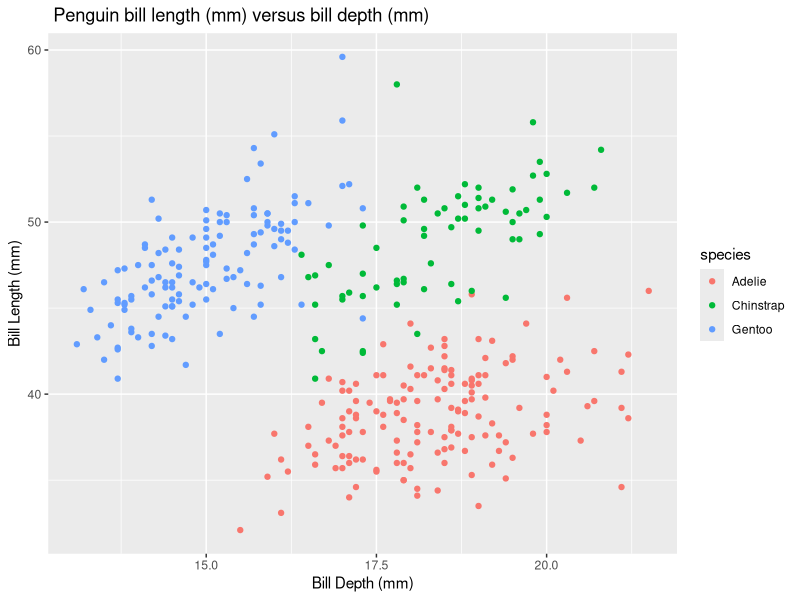
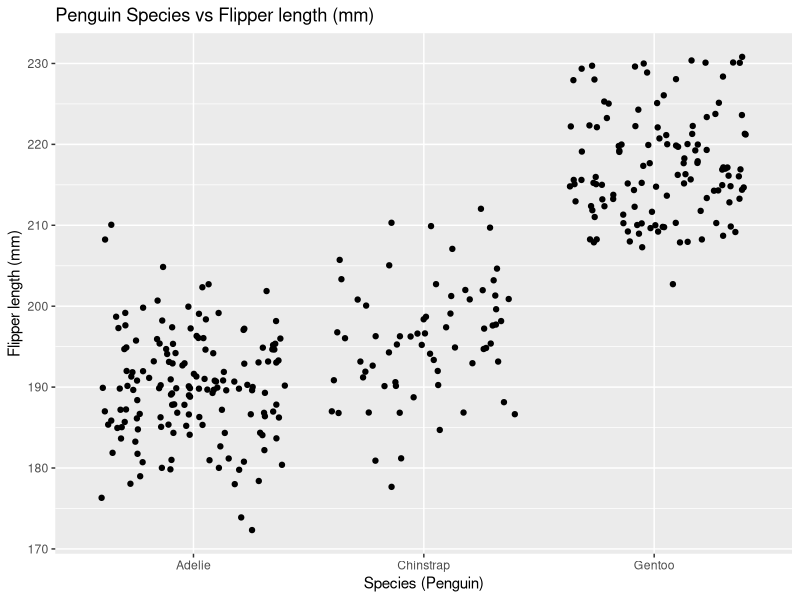

The R script that drew these images, in order:
## ---- chunk 1
knitr::opts_chunk$set(echo = TRUE)
library(tidyverse)
library(palmerpenguins)
## ---- chunk 2
x <- 3
ex1 <- expression(x ^ 2)



a <- 1.2 
ex2 <- expression(2 * (3 * a + 2)^ 4 - 5)

t <- 0
ex3 <- expression((- 4 * t)/(t ^ 2 + 1)^ 3)


# Find derivative of each

D1 <- D(ex1, 'x')
eval(D1)

D2 <- D(ex2, 'a')
eval(D2)

D3 <- D(ex3, 't')
eval(D3)

## ---- chunk 3
head(penguins)
ggplot(data=penguins, aes(x = bill_depth_mm, y = bill_length_mm, color = species)) + geom_point() + 
  labs( x = 'Bill Depth (mm)', y = 'Bill Length (mm)', title = ' Penguin bill length (mm) versus bill depth (mm)')
## ---- chunk 4
ggplot(data = penguins, aes(x = species, y = flipper_length_mm)) + geom_jitter() + labs(x = 'Species (Penguin)', y = 'Flipper length (mm)', title = 'Penguin Species vs Flipper length (mm)')
